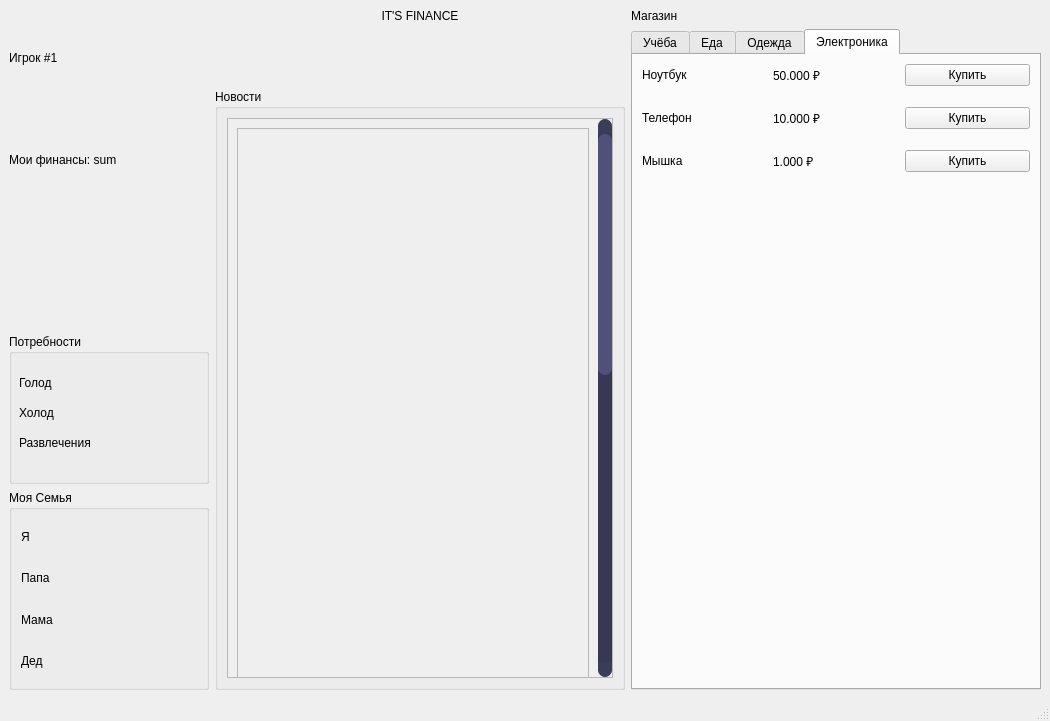
<?xml version="1.0" encoding="UTF-8"?>
<ui version="4.0">
 <class>MainWindow</class>
 <widget class="QMainWindow" name="MainWindow">
  <property name="geometry">
   <rect>
    <x>0</x>
    <y>0</y>
    <width>1050</width>
    <height>721</height>
   </rect>
  </property>
  <property name="minimumSize">
   <size>
    <width>1050</width>
    <height>650</height>
   </size>
  </property>
  <property name="maximumSize">
   <size>
    <width>1200</width>
    <height>16777215</height>
   </size>
  </property>
  <property name="windowTitle">
   <string>MainWindow</string>
  </property>
  <property name="styleSheet">
   <string notr="true">
/*Vertical Scroll*/
QScrollBar:vertical{
	boder: none;
	background-color: rgb(79, 171, 234);
	width: 14px;
	margin: 15px 0 15px 0;
	boder-radius: 0px;
}
/*Hanle Bar Vertical*/
QScrollBar::handle:vertical{
	background-color: rgb(80, 80, 122);
	min-height: 30px;
	border-radius: 7px;
}
QScrollBar::handle:vertical:hover{
background-color: rgb(255, 0, 127);
}
QScrollBar::handle:vertical:pressed{
background-color: rgb(185, 0, 92);
}
/*BTN TOP Scrollbar*/
QScrollBar::sub-line:vertical{
border:none;
background-color: rgb(59, 59, 90);
height:15 px;
border-top-left-radius: 7px;
border-top-right-radius: 7px;
subcontrol-position: top;
subcontrol-origin: margin;
}
QScrollBar::sub-line:vertical:hover{
background-color: rgb(255, 0, 127);
}
QScrollBar::sub-line:vertical:pressed{
background-color: rgb(185, 0, 92);
}
/*BTN bottom Scrollbar*/
QScrollBar::add-line:vertical{
border:none;
background-color: rgb(59, 59, 90);
height:15 px;
border-bottom-left-radius: 7px;
border-bottom-right-radius: 7px;
subcontrol-position: bottom;
subcontrol-origin: margin;
}
QScrollBar::add-line:vertical:hover{
background-color: rgb(255, 0, 127);
}
QScrollBar::add-line:vertical:pressed{
background-color: rgb(185, 0, 92);
}
/*Resset arrow*/
QScrollBar::up-arrow:vertical,QScrollBar::down-arrow:vertical{
background:none;
}
QScrollBar::add-page:vertical,QScrollBar::sub-page:vertical{
background:none;
}
QScrollBar:vertical{
border:none;
background:rgb(56,56,86);
}





</string>
  </property>
  <widget class="QWidget" name="centralwidget">
   <layout class="QHBoxLayout" name="horizontalLayout">
    <item>
     <layout class="QVBoxLayout" name="verticalLayout_7">
      <item>
       <layout class="QGridLayout" name="gridLayout_5">
        <item row="1" column="0">
         <spacer name="verticalSpacer">
          <property name="orientation">
           <enum>Qt::Vertical</enum>
          </property>
          <property name="sizeType">
           <enum>QSizePolicy::Fixed</enum>
          </property>
          <property name="sizeHint" stdset="0">
           <size>
            <width>0</width>
            <height>120</height>
           </size>
          </property>
         </spacer>
        </item>
        <item row="3" column="0">
         <widget class="QGroupBox" name="groupBox_3">
          <property name="minimumSize">
           <size>
            <width>200</width>
            <height>200</height>
           </size>
          </property>
          <property name="maximumSize">
           <size>
            <width>200</width>
            <height>200</height>
           </size>
          </property>
          <property name="title">
           <string>Моя Семья</string>
          </property>
          <layout class="QVBoxLayout" name="verticalLayout_2">
           <item>
            <widget class="QLabel" name="label_32">
             <property name="text">
              <string>Я</string>
             </property>
            </widget>
           </item>
           <item>
            <widget class="QLabel" name="label_34">
             <property name="text">
              <string>Папа</string>
             </property>
            </widget>
           </item>
           <item>
            <widget class="QLabel" name="label_33">
             <property name="text">
              <string>Мама</string>
             </property>
            </widget>
           </item>
           <item>
            <widget class="QLabel" name="label_35">
             <property name="text">
              <string>Дед</string>
             </property>
            </widget>
           </item>
          </layout>
         </widget>
        </item>
        <item row="0" column="0">
         <layout class="QVBoxLayout" name="verticalLayout_4">
          <item>
           <widget class="QLabel" name="label_5">
            <property name="text">
             <string>Игрок #1</string>
            </property>
           </widget>
          </item>
          <item>
           <widget class="QLabel" name="label">
            <property name="text">
             <string>Мои финансы: sum</string>
            </property>
           </widget>
          </item>
         </layout>
        </item>
        <item row="2" column="0">
         <widget class="QGroupBox" name="groupBox">
          <property name="minimumSize">
           <size>
            <width>200</width>
            <height>150</height>
           </size>
          </property>
          <property name="maximumSize">
           <size>
            <width>200</width>
            <height>150</height>
           </size>
          </property>
          <property name="title">
           <string>Потребности</string>
          </property>
          <widget class="QLabel" name="label_2">
           <property name="geometry">
            <rect>
             <x>10</x>
             <y>40</y>
             <width>67</width>
             <height>17</height>
            </rect>
           </property>
           <property name="text">
            <string>Голод</string>
           </property>
          </widget>
          <widget class="QLabel" name="label_3">
           <property name="geometry">
            <rect>
             <x>10</x>
             <y>70</y>
             <width>67</width>
             <height>17</height>
            </rect>
           </property>
           <property name="text">
            <string>Холод</string>
           </property>
          </widget>
          <widget class="QLabel" name="label_4">
           <property name="geometry">
            <rect>
             <x>10</x>
             <y>100</y>
             <width>91</width>
             <height>17</height>
            </rect>
           </property>
           <property name="text">
            <string>Развлечения</string>
           </property>
          </widget>
         </widget>
        </item>
       </layout>
      </item>
     </layout>
    </item>
    <item>
     <layout class="QVBoxLayout" name="verticalLayout_6">
      <item>
       <widget class="QLabel" name="label_6">
        <property name="layoutDirection">
         <enum>Qt::LeftToRight</enum>
        </property>
        <property name="text">
         <string>IT'S FINANCE</string>
        </property>
        <property name="alignment">
         <set>Qt::AlignCenter</set>
        </property>
       </widget>
      </item>
      <item>
       <spacer name="verticalSpacer_2">
        <property name="orientation">
         <enum>Qt::Vertical</enum>
        </property>
        <property name="sizeType">
         <enum>QSizePolicy::Fixed</enum>
        </property>
        <property name="sizeHint" stdset="0">
         <size>
          <width>20</width>
          <height>60</height>
         </size>
        </property>
       </spacer>
      </item>
      <item>
       <widget class="QGroupBox" name="groupBox_2">
        <property name="minimumSize">
         <size>
          <width>300</width>
          <height>0</height>
         </size>
        </property>
        <property name="title">
         <string>Новости</string>
        </property>
        <layout class="QVBoxLayout" name="verticalLayout">
         <item>
          <widget class="QScrollArea" name="scrollArea">
           <property name="widgetResizable">
            <bool>true</bool>
           </property>
           <widget class="QWidget" name="scrollAreaWidgetContents">
            <property name="geometry">
             <rect>
              <x>0</x>
              <y>0</y>
              <width>366</width>
              <height>1218</height>
             </rect>
            </property>
            <property name="minimumSize">
             <size>
              <width>300</width>
              <height>0</height>
             </size>
            </property>
            <layout class="QVBoxLayout" name="verticalLayout_3">
             <item>
              <widget class="QFrame" name="frame">
               <property name="minimumSize">
                <size>
                 <width>0</width>
                 <height>1200</height>
                </size>
               </property>
               <property name="frameShape">
                <enum>QFrame::StyledPanel</enum>
               </property>
               <property name="frameShadow">
                <enum>QFrame::Raised</enum>
               </property>
              </widget>
             </item>
            </layout>
           </widget>
          </widget>
         </item>
        </layout>
       </widget>
      </item>
     </layout>
    </item>
    <item>
     <layout class="QVBoxLayout" name="verticalLayout_5">
      <item>
       <widget class="QLabel" name="label_8">
        <property name="text">
         <string>Магазин</string>
        </property>
       </widget>
      </item>
      <item>
       <widget class="QTabWidget" name="tabWidget">
        <property name="minimumSize">
         <size>
          <width>350</width>
          <height>350</height>
         </size>
        </property>
        <property name="currentIndex">
         <number>3</number>
        </property>
        <widget class="QWidget" name="tab">
         <attribute name="title">
          <string>Учёба</string>
         </attribute>
         <layout class="QGridLayout" name="gridLayout_4">
          <item row="4" column="0">
           <widget class="QLabel" name="label_19">
            <property name="text">
             <string>ГДЗ</string>
            </property>
           </widget>
          </item>
          <item row="0" column="0">
           <widget class="QLabel" name="label_17">
            <property name="text">
             <string>Книга</string>
            </property>
           </widget>
          </item>
          <item row="3" column="1">
           <spacer name="verticalSpacer_4">
            <property name="orientation">
             <enum>Qt::Vertical</enum>
            </property>
            <property name="sizeType">
             <enum>QSizePolicy::Fixed</enum>
            </property>
            <property name="sizeHint" stdset="0">
             <size>
              <width>20</width>
              <height>15</height>
             </size>
            </property>
           </spacer>
          </item>
          <item row="0" column="2">
           <widget class="QPushButton" name="pushButton_10">
            <property name="text">
             <string>Купить</string>
            </property>
           </widget>
          </item>
          <item row="4" column="2">
           <widget class="QPushButton" name="pushButton_12">
            <property name="text">
             <string>Купить</string>
            </property>
           </widget>
          </item>
          <item row="2" column="1">
           <widget class="QLabel" name="label_30">
            <property name="text">
             <string>50.000 ₽</string>
            </property>
           </widget>
          </item>
          <item row="5" column="1">
           <spacer name="verticalSpacer_3">
            <property name="orientation">
             <enum>Qt::Vertical</enum>
            </property>
            <property name="sizeHint" stdset="0">
             <size>
              <width>20</width>
              <height>40</height>
             </size>
            </property>
           </spacer>
          </item>
          <item row="2" column="0">
           <widget class="QLabel" name="label_18">
            <property name="text">
             <string>Курсы</string>
            </property>
           </widget>
          </item>
          <item row="0" column="1">
           <widget class="QLabel" name="label_29">
            <property name="text">
             <string>200 ₽</string>
            </property>
           </widget>
          </item>
          <item row="2" column="2">
           <widget class="QPushButton" name="pushButton_11">
            <property name="text">
             <string>Купить</string>
            </property>
           </widget>
          </item>
          <item row="4" column="1">
           <widget class="QLabel" name="label_31">
            <property name="text">
             <string>3.500 ₽</string>
            </property>
           </widget>
          </item>
          <item row="1" column="1">
           <spacer name="verticalSpacer_5">
            <property name="orientation">
             <enum>Qt::Vertical</enum>
            </property>
            <property name="sizeType">
             <enum>QSizePolicy::Fixed</enum>
            </property>
            <property name="sizeHint" stdset="0">
             <size>
              <width>20</width>
              <height>15</height>
             </size>
            </property>
           </spacer>
          </item>
         </layout>
        </widget>
        <widget class="QWidget" name="tab_2">
         <property name="focusPolicy">
          <enum>Qt::WheelFocus</enum>
         </property>
         <attribute name="title">
          <string>Еда</string>
         </attribute>
         <layout class="QGridLayout" name="gridLayout_3">
          <item row="2" column="0">
           <widget class="QLabel" name="label_15">
            <property name="text">
             <string>Энергетик</string>
            </property>
           </widget>
          </item>
          <item row="2" column="2">
           <widget class="QPushButton" name="pushButton_8">
            <property name="text">
             <string>Купить</string>
            </property>
           </widget>
          </item>
          <item row="4" column="2">
           <widget class="QPushButton" name="pushButton_9">
            <property name="text">
             <string>Купить</string>
            </property>
           </widget>
          </item>
          <item row="2" column="1">
           <widget class="QLabel" name="label_27">
            <property name="text">
             <string>80 ₽</string>
            </property>
           </widget>
          </item>
          <item row="3" column="1">
           <spacer name="verticalSpacer_7">
            <property name="orientation">
             <enum>Qt::Vertical</enum>
            </property>
            <property name="sizeType">
             <enum>QSizePolicy::Minimum</enum>
            </property>
            <property name="sizeHint" stdset="0">
             <size>
              <width>20</width>
              <height>15</height>
             </size>
            </property>
           </spacer>
          </item>
          <item row="4" column="0">
           <widget class="QLabel" name="label_16">
            <property name="text">
             <string>Овощи</string>
            </property>
           </widget>
          </item>
          <item row="0" column="0">
           <widget class="QLabel" name="label_14">
            <property name="text">
             <string>Чипсы</string>
            </property>
           </widget>
          </item>
          <item row="4" column="1">
           <widget class="QLabel" name="label_28">
            <property name="text">
             <string>100 ₽</string>
            </property>
           </widget>
          </item>
          <item row="0" column="2">
           <widget class="QPushButton" name="pushButton_7">
            <property name="text">
             <string>Купить</string>
            </property>
           </widget>
          </item>
          <item row="0" column="1">
           <widget class="QLabel" name="label_26">
            <property name="text">
             <string>65 ₽</string>
            </property>
           </widget>
          </item>
          <item row="5" column="1">
           <spacer name="verticalSpacer_6">
            <property name="orientation">
             <enum>Qt::Vertical</enum>
            </property>
            <property name="sizeHint" stdset="0">
             <size>
              <width>20</width>
              <height>40</height>
             </size>
            </property>
           </spacer>
          </item>
          <item row="1" column="1">
           <spacer name="verticalSpacer_8">
            <property name="orientation">
             <enum>Qt::Vertical</enum>
            </property>
            <property name="sizeType">
             <enum>QSizePolicy::Fixed</enum>
            </property>
            <property name="sizeHint" stdset="0">
             <size>
              <width>20</width>
              <height>15</height>
             </size>
            </property>
           </spacer>
          </item>
         </layout>
        </widget>
        <widget class="QWidget" name="tab_3">
         <attribute name="title">
          <string>Одежда</string>
         </attribute>
         <layout class="QGridLayout" name="gridLayout_2">
          <item row="4" column="1">
           <widget class="QLabel" name="label_25">
            <property name="text">
             <string>500 ₽</string>
            </property>
           </widget>
          </item>
          <item row="4" column="2">
           <widget class="QPushButton" name="pushButton_6">
            <property name="text">
             <string>Купить</string>
            </property>
           </widget>
          </item>
          <item row="3" column="1">
           <spacer name="verticalSpacer_10">
            <property name="orientation">
             <enum>Qt::Vertical</enum>
            </property>
            <property name="sizeType">
             <enum>QSizePolicy::Fixed</enum>
            </property>
            <property name="sizeHint" stdset="0">
             <size>
              <width>20</width>
              <height>15</height>
             </size>
            </property>
           </spacer>
          </item>
          <item row="0" column="1">
           <widget class="QLabel" name="label_23">
            <property name="text">
             <string>20.000 ₽</string>
            </property>
           </widget>
          </item>
          <item row="4" column="0">
           <widget class="QLabel" name="label_13">
            <property name="text">
             <string>Шапка</string>
            </property>
           </widget>
          </item>
          <item row="2" column="0">
           <widget class="QLabel" name="label_12">
            <property name="text">
             <string>Зимняя куртка</string>
            </property>
           </widget>
          </item>
          <item row="0" column="0">
           <widget class="QLabel" name="label_11">
            <property name="text">
             <string>Пальто</string>
            </property>
           </widget>
          </item>
          <item row="2" column="1">
           <widget class="QLabel" name="label_24">
            <property name="text">
             <string>15.000 ₽</string>
            </property>
           </widget>
          </item>
          <item row="0" column="2">
           <widget class="QPushButton" name="pushButton_4">
            <property name="text">
             <string>Купить</string>
            </property>
           </widget>
          </item>
          <item row="2" column="2">
           <widget class="QPushButton" name="pushButton_5">
            <property name="text">
             <string>Купить</string>
            </property>
           </widget>
          </item>
          <item row="6" column="1">
           <spacer name="verticalSpacer_9">
            <property name="orientation">
             <enum>Qt::Vertical</enum>
            </property>
            <property name="sizeHint" stdset="0">
             <size>
              <width>20</width>
              <height>40</height>
             </size>
            </property>
           </spacer>
          </item>
          <item row="1" column="1">
           <spacer name="verticalSpacer_11">
            <property name="orientation">
             <enum>Qt::Vertical</enum>
            </property>
            <property name="sizeType">
             <enum>QSizePolicy::Fixed</enum>
            </property>
            <property name="sizeHint" stdset="0">
             <size>
              <width>20</width>
              <height>15</height>
             </size>
            </property>
           </spacer>
          </item>
         </layout>
        </widget>
        <widget class="QWidget" name="tab_4">
         <attribute name="title">
          <string>Электроника</string>
         </attribute>
         <layout class="QGridLayout" name="gridLayout">
          <item row="1" column="1">
           <spacer name="verticalSpacer_14">
            <property name="orientation">
             <enum>Qt::Vertical</enum>
            </property>
            <property name="sizeType">
             <enum>QSizePolicy::Fixed</enum>
            </property>
            <property name="sizeHint" stdset="0">
             <size>
              <width>20</width>
              <height>15</height>
             </size>
            </property>
           </spacer>
          </item>
          <item row="5" column="1">
           <widget class="QLabel" name="label_22">
            <property name="text">
             <string>1.000 ₽</string>
            </property>
           </widget>
          </item>
          <item row="2" column="0">
           <widget class="QLabel" name="label_7">
            <property name="text">
             <string>Телефон</string>
            </property>
           </widget>
          </item>
          <item row="5" column="2">
           <widget class="QPushButton" name="pushButton_3">
            <property name="text">
             <string>Купить</string>
            </property>
           </widget>
          </item>
          <item row="2" column="1">
           <widget class="QLabel" name="label_21">
            <property name="text">
             <string>10.000 ₽</string>
            </property>
           </widget>
          </item>
          <item row="6" column="1">
           <spacer name="verticalSpacer_12">
            <property name="orientation">
             <enum>Qt::Vertical</enum>
            </property>
            <property name="sizeHint" stdset="0">
             <size>
              <width>20</width>
              <height>40</height>
             </size>
            </property>
           </spacer>
          </item>
          <item row="5" column="0">
           <widget class="QLabel" name="label_10">
            <property name="text">
             <string>Мышка</string>
            </property>
           </widget>
          </item>
          <item row="0" column="1">
           <widget class="QLabel" name="label_20">
            <property name="text">
             <string>50.000 ₽</string>
            </property>
           </widget>
          </item>
          <item row="0" column="2">
           <widget class="QPushButton" name="pushButton">
            <property name="text">
             <string>Купить</string>
            </property>
           </widget>
          </item>
          <item row="2" column="2">
           <widget class="QPushButton" name="pushButton_2">
            <property name="text">
             <string>Купить</string>
            </property>
           </widget>
          </item>
          <item row="0" column="0">
           <widget class="QLabel" name="label_9">
            <property name="text">
             <string>Ноутбук</string>
            </property>
           </widget>
          </item>
          <item row="3" column="1">
           <spacer name="verticalSpacer_13">
            <property name="orientation">
             <enum>Qt::Vertical</enum>
            </property>
            <property name="sizeType">
             <enum>QSizePolicy::Fixed</enum>
            </property>
            <property name="sizeHint" stdset="0">
             <size>
              <width>20</width>
              <height>15</height>
             </size>
            </property>
           </spacer>
          </item>
         </layout>
        </widget>
       </widget>
      </item>
     </layout>
    </item>
   </layout>
  </widget>
  <widget class="QMenuBar" name="menubar">
   <property name="geometry">
    <rect>
     <x>0</x>
     <y>0</y>
     <width>1050</width>
     <height>22</height>
    </rect>
   </property>
  </widget>
  <widget class="QStatusBar" name="statusbar"/>
 </widget>
 <resources/>
 <connections/>
</ui>
